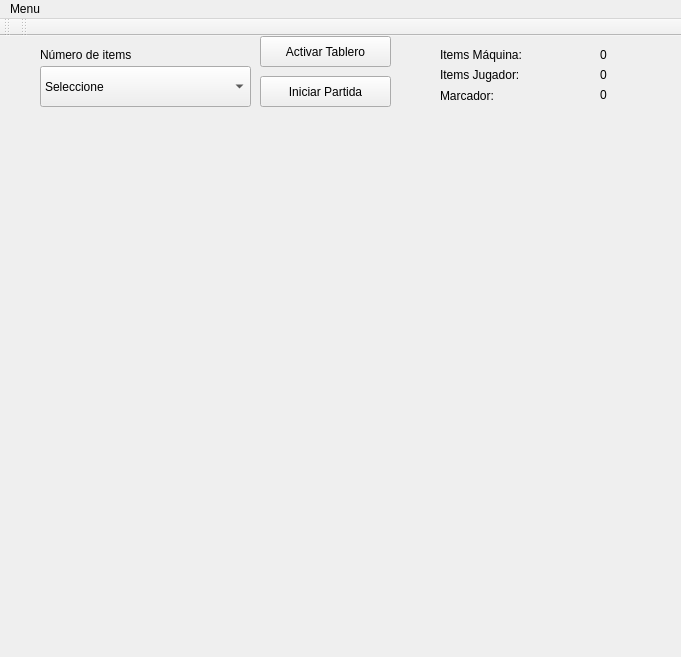
<?xml version="1.0" encoding="UTF-8"?>
<ui version="4.0">
 <class>MainWindow</class>
 <widget class="QMainWindow" name="MainWindow">
  <property name="enabled">
   <bool>true</bool>
  </property>
  <property name="geometry">
   <rect>
    <x>0</x>
    <y>0</y>
    <width>681</width>
    <height>657</height>
   </rect>
  </property>
  <property name="minimumSize">
   <size>
    <width>663</width>
    <height>0</height>
   </size>
  </property>
  <property name="windowTitle">
   <string>MainWindow</string>
  </property>
  <widget class="QWidget" name="centralWidget">
   <property name="enabled">
    <bool>true</bool>
   </property>
   <widget class="QPushButton" name="btn_1">
    <property name="enabled">
     <bool>true</bool>
    </property>
    <property name="geometry">
     <rect>
      <x>260</x>
      <y>0</y>
      <width>131</width>
      <height>31</height>
     </rect>
    </property>
    <property name="text">
     <string>Activar Tablero</string>
    </property>
   </widget>
   <widget class="QComboBox" name="comboBox">
    <property name="geometry">
     <rect>
      <x>40</x>
      <y>30</y>
      <width>211</width>
      <height>41</height>
     </rect>
    </property>
    <item>
     <property name="text">
      <string>Seleccione</string>
     </property>
    </item>
   </widget>
   <widget class="QLabel" name="label_2">
    <property name="geometry">
     <rect>
      <x>40</x>
      <y>10</y>
      <width>201</width>
      <height>17</height>
     </rect>
    </property>
    <property name="text">
     <string>Número de items</string>
    </property>
   </widget>
   <widget class="QLabel" name="lb_titulo_exp">
    <property name="geometry">
     <rect>
      <x>440</x>
      <y>10</y>
      <width>151</width>
      <height>17</height>
     </rect>
    </property>
    <property name="text">
     <string>Items Máquina:</string>
    </property>
   </widget>
   <widget class="QLabel" name="lb_titulo_prof">
    <property name="geometry">
     <rect>
      <x>440</x>
      <y>30</y>
      <width>151</width>
      <height>17</height>
     </rect>
    </property>
    <property name="text">
     <string>Items Jugador:</string>
    </property>
   </widget>
   <widget class="QLabel" name="lb_titulo_time">
    <property name="enabled">
     <bool>true</bool>
    </property>
    <property name="geometry">
     <rect>
      <x>440</x>
      <y>50</y>
      <width>151</width>
      <height>20</height>
     </rect>
    </property>
    <property name="text">
     <string>Marcador: </string>
    </property>
   </widget>
   <widget class="QLabel" name="lb_num_exp">
    <property name="geometry">
     <rect>
      <x>600</x>
      <y>10</y>
      <width>81</width>
      <height>17</height>
     </rect>
    </property>
    <property name="text">
     <string>0</string>
    </property>
   </widget>
   <widget class="QLabel" name="lb_num_arbol">
    <property name="geometry">
     <rect>
      <x>600</x>
      <y>30</y>
      <width>81</width>
      <height>17</height>
     </rect>
    </property>
    <property name="text">
     <string>0</string>
    </property>
   </widget>
   <widget class="QLabel" name="lb_num_time">
    <property name="geometry">
     <rect>
      <x>600</x>
      <y>50</y>
      <width>81</width>
      <height>17</height>
     </rect>
    </property>
    <property name="text">
     <string>0</string>
    </property>
   </widget>
   <widget class="QPushButton" name="btn_2">
    <property name="enabled">
     <bool>true</bool>
    </property>
    <property name="geometry">
     <rect>
      <x>260</x>
      <y>40</y>
      <width>131</width>
      <height>31</height>
     </rect>
    </property>
    <property name="text">
     <string>Iniciar Partida</string>
    </property>
   </widget>
  </widget>
  <widget class="QMenuBar" name="menuBar">
   <property name="geometry">
    <rect>
     <x>0</x>
     <y>0</y>
     <width>681</width>
     <height>22</height>
    </rect>
   </property>
   <widget class="QMenu" name="menuMenu">
    <property name="title">
     <string>Menu</string>
    </property>
    <addaction name="actioncerrar"/>
   </widget>
   <addaction name="menuMenu"/>
  </widget>
  <widget class="QToolBar" name="mainToolBar">
   <attribute name="toolBarArea">
    <enum>TopToolBarArea</enum>
   </attribute>
   <attribute name="toolBarBreak">
    <bool>false</bool>
   </attribute>
  </widget>
  <widget class="QToolBar" name="toolBar">
   <property name="windowTitle">
    <string>toolBar</string>
   </property>
   <attribute name="toolBarArea">
    <enum>TopToolBarArea</enum>
   </attribute>
   <attribute name="toolBarBreak">
    <bool>false</bool>
   </attribute>
  </widget>
  <action name="actioncerrar">
   <property name="text">
    <string>cerrar</string>
   </property>
  </action>
 </widget>
 <layoutdefault spacing="6" margin="11"/>
 <tabstops>
  <tabstop>btn_1</tabstop>
  <tabstop>comboBox</tabstop>
 </tabstops>
 <resources/>
 <connections/>
</ui>
